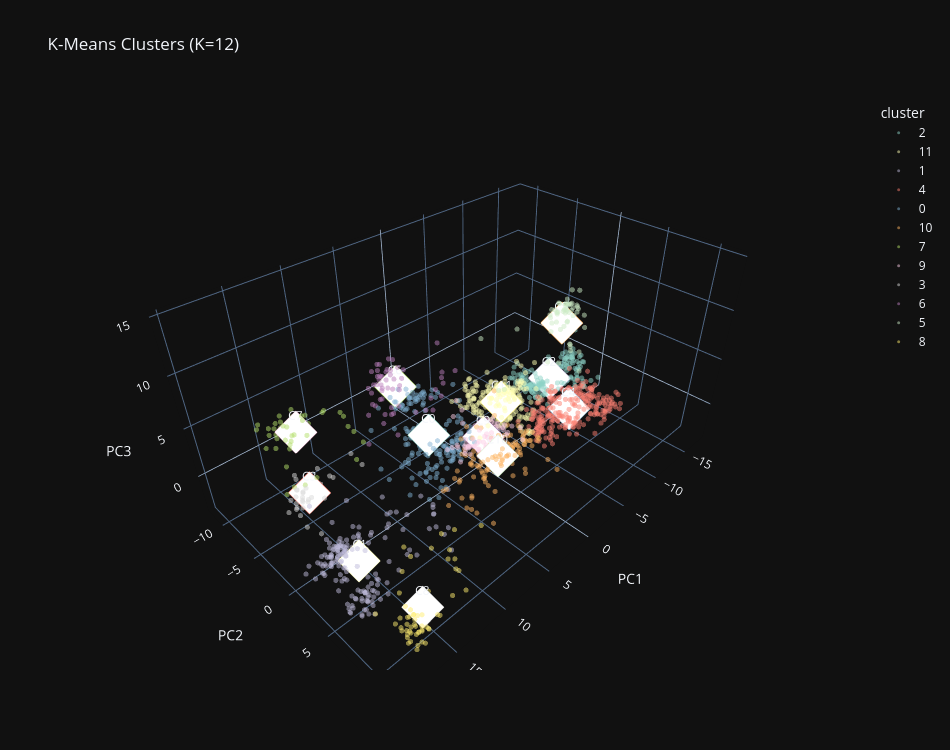

The cell this chart's notebook holds for it:
### Code cell
fig = px.scatter_3d(
    plot_df, x='PC1', y='PC2', z='PC3', color='cluster',
    hover_name='label', opacity=0.5,
    title=f'K-Means Clusters (K={K})',
    template=PLOTLY_DARK, width=950, height=750,
    color_discrete_sequence=px.colors.qualitative.Set3,
)
fig.update_traces(marker=dict(size=3))

for ci in range(K):
    fig.add_trace(go.Scatter3d(
        x=[centroids_3d[ci, 0]], y=[centroids_3d[ci, 1]], z=[centroids_3d[ci, 2]],
        mode='markers+text', text=[f'C{ci}'], textposition='top center',
        marker=dict(size=14, color='white', symbol='diamond', line=dict(width=2, color=px.colors.qualitative.Set3[ci])),
        showlegend=False, hovertext=f'Centroid {ci}: health={centroid_health[ci]:.3f}',
    ))
fig.show()

### Figure 1 — Plotly figure (JSON) as saved in the notebook; plotly's stock layout.template omitted (floating-point values rounded to 4 significant figures; data arrays with more than 128 entries replaced by an {"elided": "..."} marker saying what was removed)
{"data": [{"hovertemplate": "<b>%{hovertext}</b><br><br>cluster=2<br>PC1=%{x}<br>PC2=%{y}<br>PC3=%{z}<extra></extra>", "hovertext": {"elided": "170 str values"}, "legendgroup": "2", "marker": {"color": "rgb(141,211,199)", "opacity": 0.5, "size": 3, "symbol": "circle"}, "mode": "markers", "name": "2", "scene": "scene", "showlegend": true, "type": "scatter3d", "x": {"elided": "170 float values"}, "y": {"elided": "170 float values"}, "z": {"elided": "170 float values"}}, {"hovertemplate": "<b>%{hovertext}</b><br><br>cluster=11<br>PC1=%{x}<br>PC2=%{y}<br>PC3=%{z}<extra></extra>", "hovertext": {"elided": "213 str values"}, "legendgroup": "11", "marker": {"color": "rgb(255,255,179)", "opacity": 0.5, "size": 3, "symbol": "circle"}, "mode": "markers", "name": "11", "scene": "scene", "showlegend": true, "type": "scatter3d", "x": {"elided": "213 float values"}, "y": {"elided": "213 float values"}, "z": {"elided": "213 float values"}}, {"hovertemplate": "<b>%{hovertext}</b><br><br>cluster=1<br>PC1=%{x}<br>PC2=%{y}<br>PC3=%{z}<extra></extra>", "hovertext": {"elided": "170 str values"}, "legendgroup": "1", "marker": {"color": "rgb(190,186,218)", "opacity": 0.5, "size": 3, "symbol": "circle"}, "mode": "markers", "name": "1", "scene": "scene", "showlegend": true, "type": "scatter3d", "x": {"elided": "170 float values"}, "y": {"elided": "170 float values"}, "z": {"elided": "170 float values"}}, {"hovertemplate": "<b>%{hovertext}</b><br><br>cluster=4<br>PC1=%{x}<br>PC2=%{y}<br>PC3=%{z}<extra></extra>", "hovertext": {"elided": "296 str values"}, "legendgroup": "4", "marker": {"color": "rgb(251,128,114)", "opacity": 0.5, "size": 3, "symbol": "circle"}, "mode": "markers", "name": "4", "scene": "scene", "showlegend": true, "type": "scatter3d", "x": {"elided": "296 float values"}, "y": {"elided": "296 float values"}, "z": {"elided": "296 float values"}}, {"hovertemplate": "<b>%{hovertext}</b><br><br>cluster=0<br>PC1=%{x}<br>PC2=%{y}<br>PC3=%{z}<extra></extra>", "hovertext": {"elided": "179 str values"}, "legendgroup": "0", "marker": {"color": "rgb(128,177,211)", "opacity": 0.5, "size": 3, "symbol": "circle"}, "mode": "markers", "name": "0", "scene": "scene", "showlegend": true, "type": "scatter3d", "x": {"elided": "179 float values"}, "y": {"elided": "179 float values"}, "z": {"elided": "179 float values"}}, {"hovertemplate": "<b>%{hovertext}</b><br><br>cluster=10<br>PC1=%{x}<br>PC2=%{y}<br>PC3=%{z}<extra></extra>", "hovertext": {"elided": "155 str values"}, "legendgroup": "10", "marker": {"color": "rgb(253,180,98)", "opacity": 0.5, "size": 3, "symbol": "circle"}, "mode": "markers", "name": "10", "scene": "scene", "showlegend": true, "type": "scatter3d", "x": {"elided": "155 float values"}, "y": {"elided": "155 float values"}, "z": {"elided": "155 float values"}}, {"hovertemplate": "<b>%{hovertext}</b><br><br>cluster=7<br>PC1=%{x}<br>PC2=%{y}<br>PC3=%{z}<extra></extra>", "hovertext": ["Carnivore", "Carnivore", "Carnivore", "Carnivore", "Carnivore", "Carnivore", "Carnivore", "Carnivore", "Carnivore", "Carnivore", "Carnivore", "Carnivore", "Carnivore", "Carnivore", "Carnivore", "Carnivore", "Carnivore", "Carnivore", "Carnivore", "Carnivore", "Carnivore", "Carnivore", "Carnivore", "Carnivore", "Carnivore", "Carnivore", "Carnivore", "Carnivore", "Carnivore", "Carnivore", "Carnivore", "Carnivore", "Carnivore", "Carnivore", "Carnivore", "Carnivore", "Carnivore", "Carnivore", "Carnivore", "Carnivore", "Ethiopian+Carnivore", "Western processed+Carnivore", "Western processed+Carnivore", "Carnivore+Nordic", "Carnivore+US fast food", "Carnivore+Western processed", "Carnivore+British pub", "Carnivore+US fast food", "Chinese urban+Carnivore", "Sugar addict+Carnivore", "Carnivore+Italian", "Chinese urban+Carnivore", "Keto+Western processed", "Carnivore+Brazilian", "Junk food+Carnivore", "Japanese+Carnivore", "Keto+Carnivore", "Carnivore+British pub", "US fast food+Carnivore", "Mexican+Carnivore"], "legendgroup": "7", "marker": {"color": "rgb(179,222,105)", "opacity": 0.5, "size": 3, "symbol": "circle"}, "mode": "markers", "name": "7", "scene": "scene", "showlegend": true, "type": "scatter3d", "x": [14.11, 12.25, 11.85, 13.65, 14.16, 12.53, 14.41, 13.06, 15.45, 12.09, 14.53, 13.46, 13.44, 11.95, 13.62, 13.81, 12.28, 12.61, 12.98, 13.65, 12.24, 13.47, 13.09, 12.18, 11.77, 12.66, 13.65, 12.79, 13.37, 15.34, 14.98, 13.97, 12.76, 13.63, 13.97, 12.32, 12.91, 13.95, 13.38, 11.98, 8.938, 15.92, 14.58, 10.25, 15.66, 14.53, 14.77, 17.07, 8.264, 14.51, 12.71, 11.74, 11.57, 8.69, 16.04, 8.336, 10.45, 13.73, 15.27, 9.252], "y": [-7.962, -8.963, -9.791, -9.882, -10.35, -8.134, -9.817, -10.38, -9.951, -10.95, -10.76, -8.511, -10.57, -11.23, -9.235, -9.991, -9.039, -9.049, -11.55, -8.572, -9.006, -10.72, -9.659, -10.15, -8.961, -10.6, -10.09, -10.12, -10.19, -11.27, -11.63, -10.01, -9.836, -9.836, -10.91, -9.642, -10.31, -9.279, -10.04, -8.88, -8.337, -5.907, -7.302, -8.768, -3.87, -7.622, -10.34, -4.33, -7.607, -3.968, -10.15, -10.32, -2.544, -5.669, -5.014, -8.841, -8.704, -11.0, -8.518, -6.848], "z": [2.536, 3.125, 2.146, 2.165, 1.878, 2.142, 1.903, 1.953, 1.36, 2.327, 2.499, 2.53, 3.358, 2.878, 3.034, 2.459, 2.288, 2.457, 1.91, 2.499, 3.563, 2.017, 2.762, 2.909, 2.51, 1.775, 1.828, 2.804, 2.54, 2.553, 2.679, 2.426, 2.867, 2.799, 2.096, 3.234, 2.1, 1.781, 2.659, 3.567, 2.503, 2.207, 2.846, 3.179, 1.445, 2.189, 2.156, 1.079, 0.4174, 1.413, 2.463, 2.218, 2.351, 0.6007, 0.7014, 1.473, 3.117, 2.47, 2.129, 1.98]}, {"hovertemplate": "<b>%{hovertext}</b><br><br>cluster=9<br>PC1=%{x}<br>PC2=%{y}<br>PC3=%{z}<extra></extra>", "hovertext": ["Japanese", "Japanese", "Japanese", "Japanese", "Japanese", "Japanese", "Japanese", "Japanese", "Japanese", "Japanese", "Japanese", "Japanese", "Japanese", "Japanese", "Japanese", "Japanese", "Japanese", "Japanese", "Japanese", "Japanese", "Japanese", "Japanese", "Japanese", "Japanese", "Japanese", "Japanese", "Japanese", "Japanese", "Japanese", "Japanese", "Japanese", "Japanese", "Japanese", "Japanese", "Japanese", "Japanese", "Japanese", "Japanese", "Japanese", "Japanese", "Korean", "Korean", "Korean", "Korean", "Korean", "Korean", "Korean", "Korean", "Korean", "Korean", "Korean", "Korean", "Korean", "Korean", "Korean", "Korean", "Korean", "Korean", "Korean", "Korean", "Korean", "Korean", "Korean", "Korean", "Korean", "Korean", "Korean", "Korean", "Korean", "Korean", "Korean", "Korean", "Korean", "Korean", "Korean", "Korean", "Korean", "Korean", "Korean", "Korean", "Japanese+Balanced", "Keto+Japanese", "British pub+Korean", "Japanese+Mexican", "Korean+Chinese urban", "Korean+Keto", "Korean+Brazilian", "Korean+High fiber", "Pescatarian+Korean", "West African+Japanese", "Korean+Nordic", "Korean+South Indian", "Brazilian+Japanese", "West African+Korean", "Japanese+Keto", "Japanese+Korean", "Korean+Middle Eastern", "Mexican+Korean", "Plant-based+Korean", "British pub+Korean", "US fast food+Korean", "Korean+Chinese urban", "Japanese+Thai"], "legendgroup": "9", "marker": {"color": "rgb(252,205,229)", "opacity": 0.5, "size": 3, "symbol": "circle"}, "mode": "markers", "name": "9", "scene": "scene", "showlegend": true, "type": "scatter3d", "x": [-2.699, -3.0, -2.45, -3.248, -3.587, -3.599, -1.896, -2.565, -2.674, -2.153, -4.199, -2.044, -2.665, -3.872, -2.593, -4.357, -3.248, -2.059, -2.654, -2.231, -2.706, -1.635, -3.174, -3.326, -2.475, -4.164, -3.152, -1.726, -2.156, -3.053, -2.515, -3.571, -2.03, -2.845, -2.937, -1.443, -1.663, -2.974, -3.883, -0.6391, -1.058, -1.05, -0.6162, 0.4882, -0.4508, 0.3747, -0.3943, -1.354, -1.255, -1.311, -0.5084, 0.03869, -1.856, -0.3002, -1.338, 0.1941, -0.6658, -1.588, -1.24, -0.4222, -0.497, -1.448, -1.589, -0.2312, -0.2396, -1.368, -1.616, 0.08233, -1.648, -0.1716, -1.643, -1.421, 0.8823, -0.8159, -1.288, -1.033, -0.3754, -0.08495, 0.5755, 0.2703, -1.848, -0.709, -0.1959, -2.683, 0.5702, 0.191, -0.7518, -2.905, -2.955, -4.113, -1.354, -5.262, -1.636, -2.685, -1.313, -0.7214, -2.258, -1.506, -4.405, 1.318, 1.632, 1.769, -3.28], "y": [-0.832, -0.5695, -1.354, 0.1635, -1.478, -1.682, -2.429, -2.106, -2.28, -2.871, -0.9333, -0.5444, -1.098, -0.7507, -0.4686, -2.378, -1.738, -1.632, -0.6056, -2.07, -1.902, -1.07, -1.536, -1.856, -1.321, -1.338, -0.6207, -0.5759, -1.697, -2.083, -0.7703, -1.251, 0.3877, 0.6866, -0.7844, -2.3, 1.36, -1.916, -0.8697, -3.007, -1.804, -1.808, -1.866, -0.8622, -0.7819, -1.618, -1.968, -0.9038, -0.564, -1.978, -1.209, -1.909, -1.242, -1.93, -0.9528, -1.918, -1.099, 0.1314, -1.501, -1.404, -1.371, -1.588, -0.6781, -0.4488, -2.184, -1.093, -0.5595, -1.474, -2.167, -1.821, -0.8425, -2.012, -1.159, -2.033, -0.5371, -1.228, -1.691, -0.272, -2.416, -2.807, -1.8, -3.881, -2.118, -1.305, -4.122, -3.363, -0.2345, 0.1094, -1.68, 1.449, 0.0396, 0.1716, -0.2103, -0.612, -3.773, -0.9373, -0.4898, -0.9776, -0.1903, -2.366, -0.9589, -2.54, -1.381], "z": [-2.491, -2.485, -1.629, -2.094, -2.307, -2.035, -2.166, -2.26, -2.326, -2.154, -2.1, -2.073, -2.557, -2.385, -2.704, -1.821, -2.276, -1.783, -2.136, -2.008, -2.037, -2.107, -1.154, -1.76, -1.643, -1.644, -1.693, -2.217, -1.947, -1.458, -2.173, -1.772, -2.719, -1.325, -2.304, -2.423, -1.66, -1.51, -2.214, -1.047, -2.957, -2.851, -3.002, -2.873, -2.847, -3.02, -3.082, -3.413, -2.961, -2.731, -2.7, -2.95, -2.995, -3.201, -2.557, -2.732, -2.378, -3.001, -2.901, -1.94, -2.838, -1.538, -1.967, -2.738, -2.301, -2.843, -3.275, -2.727, -2.716, -2.926, -1.689, -2.823, -2.734, -3.19, -2.634, -2.455, -2.944, -3.102, -2.922, -3.086, -1.753, 1.072, -2.832, -1.7, -2.307, -0.02457, -3.009, -2.725, -2.452, -2.485, -0.8752, -2.406, -2.457, -2.864, -0.2926, -3.045, -2.565, -2.944, -1.955, -2.489, -3.14, -2.564, -2.179]}, {"hovertemplate": "<b>%{hovertext}</b><br><br>cluster=3<br>PC1=%{x}<br>PC2=%{y}<br>PC3=%{z}<extra></extra>", "hovertext": ["British pub", "British pub", "British pub", "British pub", "British pub", "British pub", "British pub", "British pub", "British pub", "British pub", "British pub", "British pub", "British pub", "British pub", "British pub", "British pub", "British pub", "British pub", "British pub", "British pub", "British pub", "British pub", "British pub", "British pub", "British pub", "British pub", "British pub", "British pub", "British pub", "British pub", "British pub", "British pub", "British pub", "British pub", "British pub", "British pub", "British pub", "British pub", "British pub", "British pub", "British pub+Raw vegan", "British pub+Junk food", "British pub+French", "Keto+British pub", "British pub+Chinese urban", "British pub+Mediterranean", "Junk food+British pub"], "legendgroup": "3", "marker": {"color": "rgb(217,217,217)", "opacity": 0.5, "size": 3, "symbol": "circle"}, "mode": "markers", "name": "3", "scene": "scene", "showlegend": true, "type": "scatter3d", "x": [14.21, 13.58, 13.8, 14.43, 13.87, 13.43, 15.2, 14.95, 14.31, 14.24, 14.22, 14.92, 13.11, 13.32, 13.86, 12.05, 15.03, 13.85, 13.83, 14.62, 14.64, 16.27, 13.43, 15.76, 15.59, 15.37, 13.18, 14.96, 15.92, 13.51, 14.81, 14.05, 15.62, 14.87, 14.79, 13.36, 15.17, 14.13, 13.61, 13.85, 8.944, 16.48, 10.06, 14.54, 11.86, 11.8, 16.11], "y": [-6.736, -6.807, -6.134, -6.245, -8.282, -6.48, -5.992, -6.173, -6.882, -5.968, -7.1, -6.938, -6.143, -6.899, -6.694, -8.223, -7.621, -8.998, -5.906, -5.989, -6.595, -6.466, -6.429, -6.026, -6.201, -7.574, -7.572, -6.249, -5.188, -6.523, -6.189, -7.224, -6.135, -6.467, -7.303, -7.186, -6.94, -7.238, -8.296, -4.538, -5.886, -3.27, -5.696, -7.698, -6.651, -6.216, -1.823], "z": [-1.815, -2.693, -2.387, -2.667, -3.161, -1.921, -2.922, -1.998, -2.078, -2.34, -3.172, -1.682, -1.706, -1.908, -2.45, -1.925, -2.479, -2.546, -2.635, -2.611, -1.989, -3.039, -2.79, -2.704, -2.756, -3.03, -1.575, -2.372, -2.703, -2.017, -1.477, -2.049, -2.207, -2.781, -2.03, -2.792, -2.324, -2.192, -2.971, -1.713, -1.958, -2.212, 0.118, -0.785, -1.902, -1.826, -2.127]}, {"hovertemplate": "<b>%{hovertext}</b><br><br>cluster=6<br>PC1=%{x}<br>PC2=%{y}<br>PC3=%{z}<extra></extra>", "hovertext": ["Keto", "Keto", "Keto", "Keto", "Keto", "Keto", "Keto", "Keto", "Keto", "Keto", "Keto", "Keto", "Keto", "Keto", "Keto", "Keto", "Keto", "Keto", "Keto", "Keto", "Keto", "Keto", "Keto", "Keto", "Keto", "Keto", "Keto", "Keto", "Keto", "Keto", "Keto", "Keto", "Keto", "Keto", "Keto", "Keto", "Keto", "Keto", "Keto", "Keto", "Western processed+Keto", "Pescatarian+Keto", "Thai+Carnivore", "South Indian+Carnivore", "Keto+Mediterranean", "French+Keto", "Italian+Carnivore", "Keto+US fast food", "Mexican+Carnivore", "Italian+Carnivore", "South Indian+Carnivore", "Keto+West African", "Plant-based+Carnivore", "High fiber+Carnivore", "Carnivore+High fiber", "Keto+Korean", "Balanced+Keto", "Keto+Brazilian", "Keto+Japanese", "Keto+High fiber", "Mediterranean+Carnivore", "Carnivore+Ethiopian", "Keto+Dairy-heavy", "French+Carnivore"], "legendgroup": "6", "marker": {"color": "rgb(188,128,189)", "opacity": 0.5, "size": 3, "symbol": "circle"}, "mode": "markers", "name": "6", "scene": "scene", "showlegend": true, "type": "scatter3d", "x": [3.943, 6.318, 3.866, 3.642, 1.974, 2.545, 4.255, 4.161, 3.193, 4.697, 4.886, 5.721, 5.489, 3.615, 3.475, 4.376, 4.992, 4.125, 3.092, 4.78, 4.122, 3.28, 5.423, 3.384, 5.174, 5.724, 5.765, 5.384, 4.712, 2.648, 3.507, 6.147, 3.015, 4.062, 3.303, 4.01, 3.319, 4.238, 2.482, 3.925, 9.743, -1.207, 4.117, 5.36, -2.971, 4.095, 4.64, 7.344, 5.997, 4.375, 3.087, -0.3446, 0.3622, 7.106, 6.455, 4.244, 2.927, 2.283, 0.07474, 0.008404, -0.02122, 5.136, 1.479, 6.617], "y": [-8.86, -7.109, -9.332, -7.699, -7.984, -8.719, -7.635, -8.245, -8.447, -8.186, -7.451, -8.384, -6.792, -6.573, -7.728, -6.625, -7.443, -7.712, -8.064, -8.984, -8.529, -6.637, -7.277, -7.338, -7.404, -6.743, -6.983, -6.866, -6.873, -8.512, -7.624, -6.931, -9.022, -7.879, -7.405, -6.831, -7.07, -8.576, -8.77, -7.395, -3.283, -6.273, -7.113, -6.743, -6.36, -6.059, -6.67, -5.66, -4.241, -5.935, -5.185, -5.202, -4.733, -6.74, -5.546, -7.287, -3.967, -3.754, -5.828, -5.0, -6.643, -6.083, -3.79, -6.311], "z": [4.9, 3.862, 4.642, 4.657, 3.804, 4.824, 3.967, 3.971, 5.338, 4.925, 3.475, 3.415, 2.94, 3.555, 4.617, 3.533, 3.902, 4.718, 2.839, 4.467, 3.82, 4.156, 5.089, 3.762, 4.562, 3.045, 4.536, 3.761, 3.707, 3.815, 4.421, 4.725, 3.844, 3.852, 4.4, 4.334, 5.135, 3.933, 3.318, 4.481, 2.416, 2.835, 0.4389, 1.191, 2.122, 3.618, 1.614, 3.939, 0.6569, 2.061, 1.049, 2.543, 1.688, 2.064, 1.454, 3.28, 1.871, 1.637, 1.718, 3.432, 0.2519, 1.43, 8.3, 3.058]}, {"hovertemplate": "<b>%{hovertext}</b><br><br>cluster=5<br>PC1=%{x}<br>PC2=%{y}<br>PC3=%{z}<extra></extra>", "hovertext": ["Dairy-heavy", "Dairy-heavy", "Dairy-heavy", "Dairy-heavy", "Dairy-heavy", "Dairy-heavy", "Dairy-heavy", "Dairy-heavy", "Dairy-heavy", "Dairy-heavy", "Dairy-heavy", "Dairy-heavy", "Dairy-heavy", "Dairy-heavy", "Dairy-heavy", "Dairy-heavy", "Dairy-heavy", "Dairy-heavy", "Dairy-heavy", "Dairy-heavy", "Dairy-heavy", "Dairy-heavy", "Dairy-heavy", "Dairy-heavy", "Dairy-heavy", "Dairy-heavy", "Dairy-heavy", "Dairy-heavy", "Dairy-heavy", "Dairy-heavy", "Dairy-heavy", "Dairy-heavy", "Dairy-heavy", "Dairy-heavy", "Dairy-heavy", "Dairy-heavy", "Dairy-heavy", "Dairy-heavy", "Dairy-heavy", "Dairy-heavy", "Dairy-heavy+Brazilian", "Korean+Dairy-heavy", "Dairy-heavy+US fast food", "Dairy-heavy+South Indian", "Carnivore+Dairy-heavy", "Dairy-heavy+West African", "Dairy-heavy+Middle Eastern", "Middle Eastern+Dairy-heavy", "Pescatarian+Dairy-heavy", "Dairy-heavy+South Indian", "Middle Eastern+Dairy-heavy", "Dairy-heavy+Raw vegan", "Brazilian+Dairy-heavy", "Western processed+Dairy-heavy", "Dairy-heavy+Junk food", "Dairy-heavy+Plant-based", "Dairy-heavy+South Indian", "Dairy-heavy+South Indian", "Dairy-heavy+French", "Mediterranean+Dairy-heavy", "US fast food+Dairy-heavy", "Ethiopian+Dairy-heavy", "Dairy-heavy+West African", "Brazilian+Dairy-heavy"], "legendgroup": "5", "marker": {"color": "rgb(204,235,197)", "opacity": 0.5, "size": 3, "symbol": "circle"}, "mode": "markers", "name": "5", "scene": "scene", "showlegend": true, "type": "scatter3d", "x": [-3.248, -1.504, -2.959, -3.082, -3.699, -1.974, -3.245, -4.593, -4.24, -2.428, -1.948, -3.895, -3.301, -4.356, -1.943, -2.763, -2.324, -3.735, -3.272, -3.832, -1.277, -4.363, -4.001, -3.075, -2.748, -3.929, -3.121, -1.771, -3.051, -2.526, -2.267, -2.206, -2.757, -4.154, -3.638, -3.278, -4.369, -4.01, -2.604, -2.933, -3.911, -3.518, 2.011, -5.476, 1.206, -5.091, -5.958, -4.5, -4.831, -4.641, -7.017, -4.472, -2.622, -2.744, 3.194, -6.842, -6.832, -7.112, -1.257, -6.478, 3.443, -6.813, -5.629, -3.061], "y": [5.926, 6.222, 6.117, 5.766, 5.447, 6.292, 5.679, 5.801, 5.514, 6.454, 5.434, 5.151, 4.846, 5.165, 6.651, 7.755, 5.374, 5.617, 6.322, 5.816, 5.749, 5.307, 5.038, 5.055, 5.342, 6.352, 5.841, 5.606, 4.634, 4.912, 5.066, 6.249, 6.309, 6.155, 5.509, 4.965, 5.31, 5.88, 5.555, 5.773, 5.653, 4.899, 5.619, 4.938, 1.059, 5.04, 4.499, 5.441, 4.62, 5.757, 5.012, 5.805, 4.837, 6.362, 5.465, 3.859, 4.858, 3.764, 2.631, 2.95, 5.125, 5.082, 3.704, 5.798], "z": [12.34, 13.18, 14.01, 13.95, 13.1, 12.38, 13.04, 12.64, 13.44, 14.42, 11.84, 12.9, 12.73, 12.49, 14.67, 13.87, 13.56, 13.62, 13.74, 13.1, 13.69, 13.24, 13.21, 12.78, 13.19, 13.41, 14.34, 12.73, 11.85, 13.32, 12.78, 13.81, 12.78, 14.82, 13.0, 13.62, 14.47, 12.59, 14.08, 13.47, 11.47, 10.5, 10.86, 11.62, 10.69, 9.175, 8.296, 10.91, 10.37, 13.07, 9.922, 13.3, 8.474, 13.57, 9.024, 7.834, 7.549, 7.055, 11.18, 8.172, 8.901, 5.704, 6.463, 11.99]}, {"hovertemplate": "<b>%{hovertext}</b><br><br>cluster=8<br>PC1=%{x}<br>PC2=%{y}<br>PC3=%{z}<extra></extra>", "hovertext": ["Sugar addict", "Sugar addict", "Sugar addict", "Sugar addict", "Sugar addict", "Sugar addict", "Sugar addict", "Sugar addict", "Sugar addict", "Sugar addict", "Sugar addict", "Sugar addict", "Sugar addict", "Sugar addict", "Sugar addict", "Sugar addict", "Sugar addict", "Sugar addict", "Sugar addict", "Sugar addict", "Sugar addict", "Sugar addict", "Sugar addict", "Sugar addict", "Sugar addict", "Sugar addict", "Sugar addict", "Sugar addict", "Sugar addict", "Sugar addict", "Sugar addict", "Sugar addict", "Sugar addict", "Sugar addict", "Sugar addict", "Sugar addict", "Sugar addict", "Sugar addict", "Sugar addict", "Sugar addict", "Sugar addict+West African", "Sugar addict+Western processed", "Sugar addict+Western processed", "Sugar addict+Keto", "South Indian+Sugar addict", "Korean+Sugar addict", "Carnivore+Sugar addict", "Sugar addict+Balanced", "Korean+Sugar addict", "Sugar addict+Carnivore", "Sugar addict+Mediterranean", "Sugar addict+US fast food", "South Indian+Sugar addict", "Sugar addict+US fast food", "Sugar addict+Keto", "Sugar addict+French", "Sugar addict+South Indian", "Plant-based+Sugar addict", "Sugar addict+Brazilian"], "legendgroup": "8", "marker": {"color": "rgb(255,237,111)", "opacity": 0.5, "size": 3, "symbol": "circle"}, "mode": "markers", "name": "8", "scene": "scene", "showlegend": true, "type": "scatter3d", "x": [16.14, 13.37, 16.22, 15.96, 17.91, 16.27, 16.48, 16.75, 17.01, 16.86, 17.26, 17.06, 17.13, 17.62, 16.67, 16.92, 16.85, 16.18, 16.21, 14.98, 17.34, 17.16, 17.72, 16.48, 17.65, 16.47, 17.32, 14.19, 15.14, 17.7, 16.53, 15.94, 17.15, 15.4, 16.65, 17.27, 15.08, 15.15, 16.36, 16.46, 10.61, 16.63, 17.58, 13.71, 11.22, 11.21, 17.68, 10.14, 8.272, 16.1, 10.45, 18.18, 6.878, 17.2, 14.88, 13.78, 11.24, 12.23, 10.91], "y": [10.84, 10.3, 9.42, 10.66, 10.82, 9.884, 10.54, 9.264, 10.55, 9.839, 10.3, 11.18, 10.73, 11.31, 10.0, 10.7, 10.7, 9.052, 9.373, 9.737, 9.958, 10.05, 10.48, 10.56, 11.47, 10.53, 9.378, 8.664, 9.327, 10.78, 9.88, 9.968, 11.66, 10.98, 9.249, 9.927, 9.635, 10.93, 8.722, 11.02, 7.657, 9.452, 9.686, 5.552, 8.73, 5.694, 9.22, 5.685, 5.169, 7.805, 6.923, 7.705, 6.788, 9.147, 6.695, 6.377, 8.41, 10.5, 7.229], "z": [-1.635, -1.183, -1.421, -2.095, -1.496, -1.042, -1.92, -2.151, -0.8346, -1.778, -1.573, -1.887, -1.423, -2.011, -1.512, -1.462, -1.464, -1.291, -1.505, -1.434, -1.579, -1.741, -1.441, -1.74, -1.333, -1.372, -2.197, -1.449, -1.908, -1.572, -1.251, -1.196, -1.415, -0.7273, -1.489, -2.104, -1.864, -1.101, -1.052, -0.9879, -1.793, -1.248, -1.283, 0.2899, -1.705, -1.714, -1.24, -0.9493, -2.314, -0.6838, -1.516, -1.133, -1.662, -1.139, -0.4173, 0.004347, -1.761, -1.431, -1.921]}, {"hovertext": "Centroid 0: health=0.187", "marker": {"color": "white", "line": {"color": "rgb(141,211,199)", "width": 2}, "size": 14, "symbol": "diamond"}, "mode": "markers+text", "showlegend": false, "text": ["C0"], "textposition": "top center", "type": "scatter3d", "x": [3.619], "y": [-2.968], "z": [0.0217]}, {"hovertext": "Centroid 1: health=-0.421", "marker": {"color": "white", "line": {"color": "rgb(255,255,179)", "width": 2}, "size": 14, "symbol": "diamond"}, "mode": "markers+text", "showlegend": false, "text": ["C1"], "textposition": "top center", "type": "scatter3d", "x": [16.35], "y": [3.502], "z": [-0.6815]}, {"hovertext": "Centroid 2: health=0.775", "marker": {"color": "white", "line": {"color": "rgb(190,186,218)", "width": 2}, "size": 14, "symbol": "diamond"}, "mode": "markers+text", "showlegend": false, "text": ["C2"], "textposition": "top center", "type": "scatter3d", "x": [-11.52], "y": [-1.664], "z": [-0.6019]}, {"hovertext": "Centroid 3: health=-0.293", "marker": {"color": "white", "line": {"color": "rgb(251,128,114)", "width": 2}, "size": 14, "symbol": "diamond"}, "mode": "markers+text", "showlegend": false, "text": ["C3"], "textposition": "top center", "type": "scatter3d", "x": [14.12], "y": [-6.506], "z": [-2.24]}, {"hovertext": "Centroid 4: health=0.692", "marker": {"color": "white", "line": {"color": "rgb(128,177,211)", "width": 2}, "size": 14, "symbol": "diamond"}, "mode": "markers+text", "showlegend": false, "text": ["C4"], "textposition": "top center", "type": "scatter3d", "x": [-9.458], "y": [2.527], "z": [-1.11]}, {"hovertext": "Centroid 5: health=0.519", "marker": {"color": "white", "line": {"color": "rgb(253,180,98)", "width": 2}, "size": 14, "symbol": "diamond"}, "mode": "markers+text", "showlegend": false, "text": ["C5"], "textposition": "top center", "type": "scatter3d", "x": [-3.334], "y": [5.324], "z": [12.0]}, {"hovertext": "Centroid 6: health=0.198", "marker": {"color": "white", "line": {"color": "rgb(179,222,105)", "width": 2}, "size": 14, "symbol": "diamond"}, "mode": "markers+text", "showlegend": false, "text": ["C6"], "textposition": "top center", "type": "scatter3d", "x": [3.87], "y": [-6.923], "z": [3.433]}, {"hovertext": "Centroid 7: health=-0.190", "marker": {"color": "white", "line": {"color": "rgb(252,205,229)", "width": 2}, "size": 14, "symbol": "diamond"}, "mode": "markers+text", "showlegend": false, "text": ["C7"], "textposition": "top center", "type": "scatter3d", "x": [13.04], "y": [-9.025], "z": [2.298]}, {"hovertext": "Centroid 8: health=-0.419", "marker": {"color": "white", "line": {"color": "rgb(217,217,217)", "width": 2}, "size": 14, "symbol": "diamond"}, "mode": "markers+text", "showlegend": false, "text": ["C8"], "textposition": "top center", "type": "scatter3d", "x": [15.39], "y": [9.37], "z": [-1.428]}, {"hovertext": "Centroid 9: health=0.383", "marker": {"color": "white", "line": {"color": "rgb(188,128,189)", "width": 2}, "size": 14, "symbol": "diamond"}, "mode": "markers+text", "showlegend": false, "text": ["C9"], "textposition": "top center", "type": "scatter3d", "x": [-1.679], "y": [-1.329], "z": [-2.322]}, {"hovertext": "Centroid 10: health=0.301", "marker": {"color": "white", "line": {"color": "rgb(204,235,197)", "width": 2}, "size": 14, "symbol": "diamond"}, "mode": "markers+text", "showlegend": false, "text": ["C10"], "textposition": "top center", "type": "scatter3d", "x": [-0.02622], "y": [2.042], "z": [-1.553]}, {"hovertext": "Centroid 11: health=0.537", "marker": {"color": "white", "line": {"color": "rgb(255,237,111)", "width": 2}, "size": 14, "symbol": "diamond"}, "mode": "markers+text", "showlegend": false, "text": ["C11"], "textposition": "top center", "type": "scatter3d", "x": [-4.137], "y": [-1.464], "z": [0.4053]}], "layout": {"height": 750, "legend": {"title": {"text": "cluster"}, "tracegroupgap": 0}, "scene": {"domain": {"x": [0, 1], "y": [0, 1]}, "xaxis": {"title": {"text": "PC1"}}, "yaxis": {"title": {"text": "PC2"}}, "zaxis": {"title": {"text": "PC3"}}}, "title": {"text": "K-Means Clusters (K=12)"}, "width": 950}}
